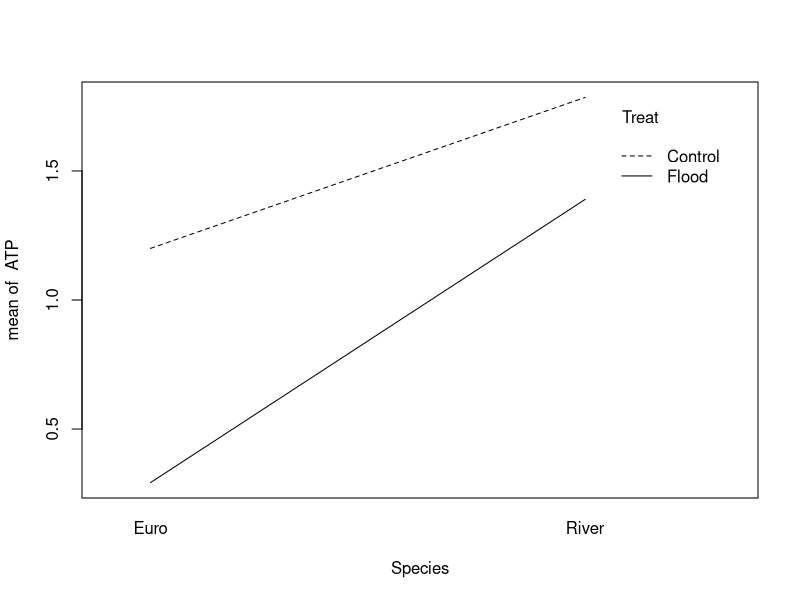

This figure's R source:
setwd("/datascience/projects/statisticallyfit/github/R/RStatistics/STAT210 Statistical Modelling and Experimental Design/PRACTICALS/Worksheet_Chapter12_GPA_Birch")

options(show.signif.stars = FALSE)

birchData <- read.table("birch.txt", header=TRUE)


with(birchData, 
     interaction.plot(response=ATP, x.factor=Species, trace.factor=Treat))

# the 2x2 factorial design
birch.lm <- lm(ATP ~ Species * Treat, data=birchData)

with(birchData, tapply(ATP, INDEX=Species, mean)) # if we interpret the species
# main effect when INTERACTION term is significant, we would be averaging
# over the other Treatment predictor so we would get just the Species avg (for Euro)
# of 0.746 which is between the lines for Euro. 
with(birchData, tapply(ATP, INDEX=Treat, mean))


anova(birch.lm)
# There is a significant interaction between tree species and treatment. 
# So the difference in mean ATP for the two tree levels (River and Euro) depends 
# upon the 2 levels of treatment (control and flood). 

# INTERACTION IS SIGNIFICANT SO WE WANT 2-way table
with(birchData, tapply(ATP, INDEX=list(Treat, Species), mean))
# -- estimated difference in means between euro and river birch when we don't
# flood them is 1.78 - 1.2 = 0.58 (the smaller slope or distances to x-axis
# between euroa nd river for the control dotted line)
# -- estimated difference in means between euro and river birch we when DO FLOOD
# is 1.0975 (the larger diff to x-axis between E and R for the FLood line)


summary(birch.lm)
# No need to interpret main effects since then we would be averaging over the
# other predictor. 
# And,
# B3 = (mu_Riv/Flood - mu_Eur/Flood) - (mu_Riv/Control - mu_Eur/Control) 
# -- The difference in mean ATP between River and Euro is significantly greater
# when flooded than when controlled. 

